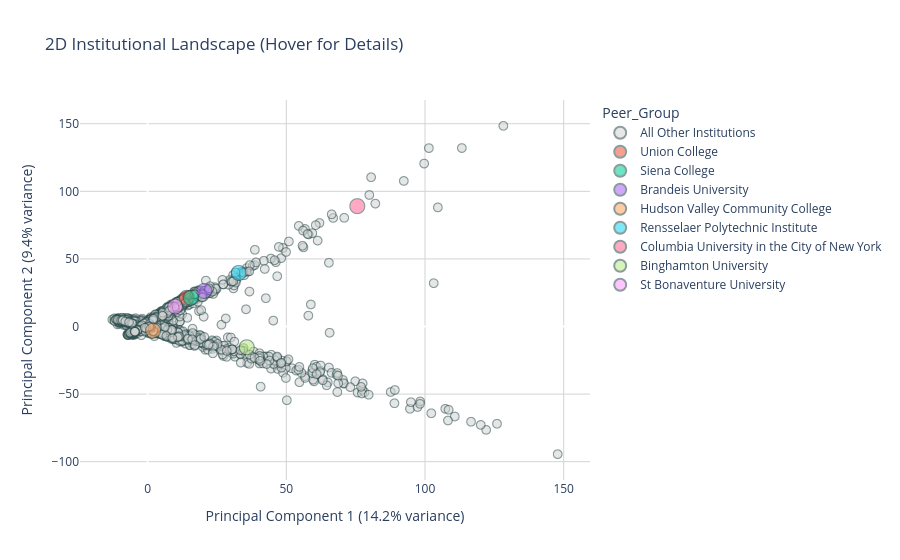

The notebook cell saved with this chart:
### Code cell
import plotly.express as px

# Plot 2D PCA with highlighted institutions

df_cleaned = db.copy()

# Define the institutions to highlight by unitid 
highlight_unitids = [196866, # Union
                     165015, # Brandeis
                     196079, # Binghamton
                     194824, # RPI
                     195474, # Siena
                     195164, # Saint Bonaventure
                     191719, # HVCC
                     190150] # Columbia University


pca_2d = PCA(n_components=2)
X_pca_2d = pca_2d.fit_transform(X_scaled)

df_cleaned['PC1'] = X_pca_2d[:, 0]
df_cleaned['PC2'] = X_pca_2d[:, 1]

df_cleaned['Peer_Group'] = 'All Other Institutions'
df_cleaned['Marker_Size'] = 5 

highlight_mask = df_cleaned['unitid'].isin(highlight_unitids)
df_cleaned.loc[highlight_mask, 'Peer_Group'] = df_cleaned['institution_name']
df_cleaned.loc[highlight_mask, 'Marker_Size'] = 15

df_cleaned = df_cleaned.sort_values('Marker_Size')

fig = px.scatter(
    df_cleaned,
    x='PC1',
    y='PC2',
    color='Peer_Group',
    size='Marker_Size', 
    size_max=15,       
    hover_name='institution_name',
    hover_data={
        'PC1': False,          
        'PC2': False,         
        'Peer_Group': False,  
        'Marker_Size': False,  
        'unitid': True,       
    },
    color_discrete_map={
        'All Other Institutions': 'lightgray'
    },
    title='2D Institutional Landscape (Hover for Details)',
    labels={
        'PC1': f'Principal Component 1 ({pca_2d.explained_variance_ratio_[0]:.1%} variance)',
        'PC2': f'Principal Component 2 ({pca_2d.explained_variance_ratio_[1]:.1%} variance)'
    }
)

fig.update_traces(marker=dict(line=dict(width=1, color='DarkSlateGrey')), opacity=0.8)
fig.update_layout(
    plot_bgcolor='white',
    xaxis=dict(showgrid=True, gridcolor='lightgray', scaleratio=1),
    yaxis=dict(showgrid=True, gridcolor='lightgray', scaleratio=1),
)

fig.show()

### Figure 1 — Plotly figure (JSON) as saved in the notebook; plotly's stock layout.template omitted (floating-point values rounded to 4 significant figures; data arrays with more than 128 entries replaced by an {"elided": "..."} marker saying what was removed)
{"data": [{"customdata": {"elided": "6155x3 mixed values"}, "hovertemplate": "<b>%{hovertext}</b><br><br>unitid=%{customdata[2]}<extra></extra>", "hovertext": {"elided": "6155 str values"}, "legendgroup": "All Other Institutions", "marker": {"color": "lightgray", "line": {"color": "DarkSlateGrey", "width": 1}, "size": {"elided": "6155 int values"}, "sizemode": "area", "sizeref": 0.06667, "symbol": "circle"}, "mode": "markers", "name": "All Other Institutions", "opacity": 0.8, "showlegend": true, "type": "scattergl", "x": {"elided": "6155 float values"}, "xaxis": "x", "y": {"elided": "6155 float values"}, "yaxis": "y"}, {"customdata": [["Union College", 15, 196866]], "hovertemplate": "<b>%{hovertext}</b><br><br>unitid=%{customdata[2]}<extra></extra>", "hovertext": ["Union College"], "legendgroup": "Union College", "marker": {"color": "#EF553B", "line": {"color": "DarkSlateGrey", "width": 1}, "size": [15], "sizemode": "area", "sizeref": 0.06667, "symbol": "circle"}, "mode": "markers", "name": "Union College", "opacity": 0.8, "showlegend": true, "type": "scattergl", "x": [14.1], "xaxis": "x", "y": [21.27], "yaxis": "y"}, {"customdata": [["Siena College", 15, 195474]], "hovertemplate": "<b>%{hovertext}</b><br><br>unitid=%{customdata[2]}<extra></extra>", "hovertext": ["Siena College"], "legendgroup": "Siena College", "marker": {"color": "#00cc96", "line": {"color": "DarkSlateGrey", "width": 1}, "size": [15], "sizemode": "area", "sizeref": 0.06667, "symbol": "circle"}, "mode": "markers", "name": "Siena College", "opacity": 0.8, "showlegend": true, "type": "scattergl", "x": [15.62], "xaxis": "x", "y": [21.2], "yaxis": "y"}, {"customdata": [["Brandeis University", 15, 165015]], "hovertemplate": "<b>%{hovertext}</b><br><br>unitid=%{customdata[2]}<extra></extra>", "hovertext": ["Brandeis University"], "legendgroup": "Brandeis University", "marker": {"color": "#ab63fa", "line": {"color": "DarkSlateGrey", "width": 1}, "size": [15], "sizemode": "area", "sizeref": 0.06667, "symbol": "circle"}, "mode": "markers", "name": "Brandeis University", "opacity": 0.8, "showlegend": true, "type": "scattergl", "x": [20.42], "xaxis": "x", "y": [26.34], "yaxis": "y"}, {"customdata": [["Hudson Valley Community College", 15, 191719]], "hovertemplate": "<b>%{hovertext}</b><br><br>unitid=%{customdata[2]}<extra></extra>", "hovertext": ["Hudson Valley Community College"], "legendgroup": "Hudson Valley Community College", "marker": {"color": "#FFA15A", "line": {"color": "DarkSlateGrey", "width": 1}, "size": [15], "sizemode": "area", "sizeref": 0.06667, "symbol": "circle"}, "mode": "markers", "name": "Hudson Valley Community College", "opacity": 0.8, "showlegend": true, "type": "scattergl", "x": [1.966], "xaxis": "x", "y": [-3.087], "yaxis": "y"}, {"customdata": [["Rensselaer Polytechnic Institute", 15, 194824]], "hovertemplate": "<b>%{hovertext}</b><br><br>unitid=%{customdata[2]}<extra></extra>", "hovertext": ["Rensselaer Polytechnic Institute"], "legendgroup": "Rensselaer Polytechnic Institute", "marker": {"color": "#19d3f3", "line": {"color": "DarkSlateGrey", "width": 1}, "size": [15], "sizemode": "area", "sizeref": 0.06667, "symbol": "circle"}, "mode": "markers", "name": "Rensselaer Polytechnic Institute", "opacity": 0.8, "showlegend": true, "type": "scattergl", "x": [32.82], "xaxis": "x", "y": [39.62], "yaxis": "y"}, {"customdata": [["Columbia University in the City of New York", 15, 190150]], "hovertemplate": "<b>%{hovertext}</b><br><br>unitid=%{customdata[2]}<extra></extra>", "hovertext": ["Columbia University in the City of New York"], "legendgroup": "Columbia University in the City of New York", "marker": {"color": "#FF6692", "line": {"color": "DarkSlateGrey", "width": 1}, "size": [15], "sizemode": "area", "sizeref": 0.06667, "symbol": "circle"}, "mode": "markers", "name": "Columbia University in the City of New York", "opacity": 0.8, "showlegend": true, "type": "scattergl", "x": [75.59], "xaxis": "x", "y": [89.02], "yaxis": "y"}, {"customdata": [["Binghamton University", 15, 196079]], "hovertemplate": "<b>%{hovertext}</b><br><br>unitid=%{customdata[2]}<extra></extra>", "hovertext": ["Binghamton University"], "legendgroup": "Binghamton University", "marker": {"color": "#B6E880", "line": {"color": "DarkSlateGrey", "width": 1}, "size": [15], "sizemode": "area", "sizeref": 0.06667, "symbol": "circle"}, "mode": "markers", "name": "Binghamton University", "opacity": 0.8, "showlegend": true, "type": "scattergl", "x": [35.72], "xaxis": "x", "y": [-15.38], "yaxis": "y"}, {"customdata": [["St Bonaventure University", 15, 195164]], "hovertemplate": "<b>%{hovertext}</b><br><br>unitid=%{customdata[2]}<extra></extra>", "hovertext": ["St Bonaventure University"], "legendgroup": "St Bonaventure University", "marker": {"color": "#FF97FF", "line": {"color": "DarkSlateGrey", "width": 1}, "size": [15], "sizemode": "area", "sizeref": 0.06667, "symbol": "circle"}, "mode": "markers", "name": "St Bonaventure University", "opacity": 0.8, "showlegend": true, "type": "scattergl", "x": [9.924], "xaxis": "x", "y": [14.78], "yaxis": "y"}], "layout": {"legend": {"itemsizing": "constant", "title": {"text": "Peer_Group"}, "tracegroupgap": 0}, "plot_bgcolor": "white", "title": {"text": "2D Institutional Landscape (Hover for Details)"}, "xaxis": {"anchor": "y", "domain": [0, 1], "gridcolor": "lightgray", "scaleratio": 1, "showgrid": true, "title": {"text": "Principal Component 1 (14.2% variance)"}}, "yaxis": {"anchor": "x", "domain": [0, 1], "gridcolor": "lightgray", "scaleratio": 1, "showgrid": true, "title": {"text": "Principal Component 2 (9.4% variance)"}}}}
